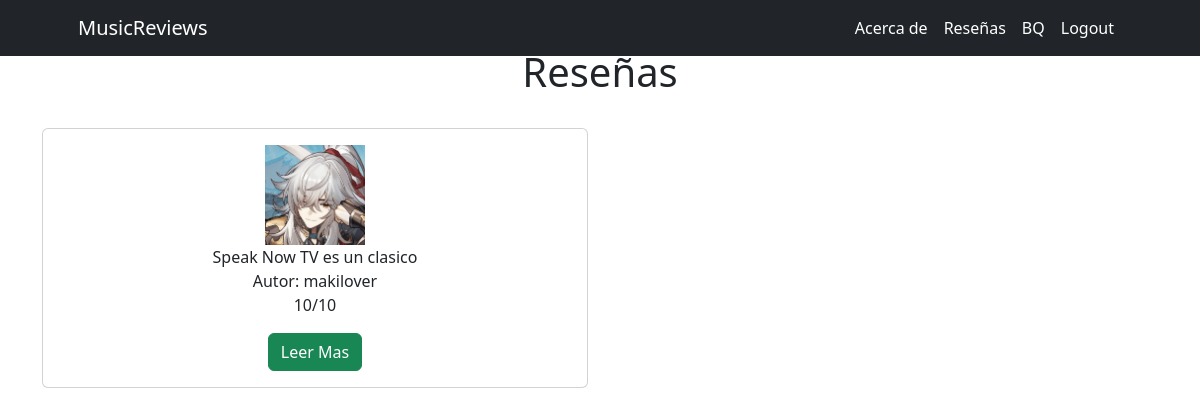
Screenshot of /reviewList (signed in) with the database file from the repository.
### blog/models.py (models this page shows)
class review(models.Model):
    scorePick = (
        ('1','1'),
        ('2','2'),
        ('3','3'),
        ('4','4'),
        ('5','5'),
        ('6','6'),
        ('7','7'),
        ('8','8'),
        ('9','9'),
        ('10','10'),
        )
    titulo = models.CharField(max_length=200)
    album = models.CharField(max_length=200)
    review = models.TextField(null=True, blank=True)
    score = models.CharField(max_length=10, choices=scorePick, default='uno')
    fechaPublicacion = models.DateTimeField(auto_now_add=True)
    albumCover =  models.ImageField(null=True, blank=True, upload_to="img/")
    author = models.ForeignKey(
        settings.AUTH_USER_MODEL,
        on_delete=models.CASCADE,
        default=1
    )

### blog/views.py (the view)
# urls.py: path('reviewList', reviewList, name="ReviewList"),
@login_required
def reviewList(request):
    reviews = review.objects.all()
    return render(request, "blog/reviewList.html",{"reviews": reviews})

### blog/templates/blog/reviewList.html (shortened to what this page needs)
{% extends "blog/home.html" %}
{% load static %}
{% block contenido %}
<br>
<br>
<div class="container text-center">
    <h1>Reseñas</h1>
</div>
<br>
<div class="container text-center">
    <div class="row">
            {% for review in reviews %}
            <div class="col-sm-6 align-items-center">
              <div class="card">
                <div class="card-body">
                <img src="{{review.albumCover.url}}" class="" width="100px">
                <br>
                {{review.titulo}}
                <br>
                Autor: {{review.author }}
                <br>
                <p>{{review.score}}/10</p>
                <a href="{% url 'Review' review.titulo %}"><button type="submit" class="btn btn-success">Leer Mas</button></a>
                </div>
            </div>
            </div>
            {% endfor %}
    </div>
</div>
{% endblock %}

### blog/templates/blog/home.html (shortened to what this page needs)
<!DOCTYPE html>
<html lang="en">
<head>
    {% load static %}
    <link href="{% static 'blog/css/custom.css'%}" rel="stylesheet"/>
    <link href="{% static 'blog/css/bootstrap.min.css'%}" rel="stylesheet"/>
</head>
<body>
    <nav class="navbar navbar-expand-lg  fixed-top bg-dark" id="mainNav">
        <div class="container px-4 px-lg-5">
            <a class="navbar-brand navText" href="{% url 'Home' %}">MusicReviews</a>
            <div class="collapse navbar-collapse" id="navbarResponsive">
                <ul class="navbar-nav ms-auto">
                    <li class="nav-item"><a class="nav-link navText" href="{% url 'About' %}">Acerca de</a></li>
                    <li class="nav-item"><a class="nav-link navText" href="{% url 'ReviewList' %}">Reseñas</a></li>
                    <li class="nav-item"><a class="nav-link navText" href="{% url 'profile' %}">{{user.username}}</a></li>
                    <li class="nav-item"><a class="nav-link navText" href="{% url 'Logout' %}">Logout</a></li>
                </ul>
            </div>
        </div>
    </nav>
    <div class="contenido">
        {% block contenido %}{% endblock %}
    </div>
</body>
</html>

### blog/static/blog/css/custom.css (style rules this page uses)
.navText { color: white !important; }

### rows the page displays
review: albumCover (picture), titulo "Speak Now TV es un clasico", author "makilover", score "10"

### other values shown
{{ user.username }} "BQ"
